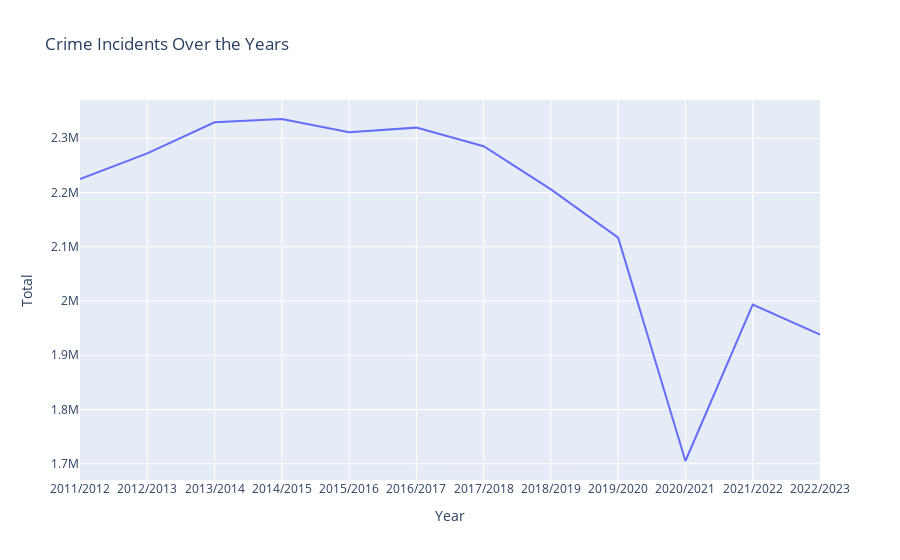

The notebook cell saved with this chart:
### Code cell
fig = px.line(group_year, x='Year', y='Total', title='Crime Incidents Over the Years')

fig.show()

### Figure 1 — Plotly figure (JSON) as saved in the notebook; plotly's stock layout.template omitted (floating-point values rounded to 4 significant figures)
{"data": [{"hovertemplate": "Year=%{x}<br>Total=%{y}<extra></extra>", "legendgroup": "", "line": {"color": "#636efa", "dash": "solid"}, "marker": {"symbol": "circle"}, "mode": "lines", "name": "", "orientation": "v", "showlegend": false, "type": "scatter", "x": ["2011/2012", "2012/2013", "2013/2014", "2014/2015", "2015/2016", "2016/2017", "2017/2018", "2018/2019", "2019/2020", "2020/2021", "2021/2022", "2022/2023"], "xaxis": "x", "y": [2224792, 2272111, 2329449, 2335528, 2310974, 2319617, 2285253, 2205723, 2116778, 1704947, 1993407, 1938089], "yaxis": "y"}], "layout": {"autosize": true, "legend": {"tracegroupgap": 0}, "title": {"text": "Crime Incidents Over the Years"}, "xaxis": {"anchor": "y", "autorange": true, "domain": [0, 1], "range": [0, 11], "title": {"text": "Year"}, "type": "category"}, "yaxis": {"anchor": "x", "autorange": true, "domain": [0, 1], "range": [1670000.0, 2371000.0], "title": {"text": "Total"}, "type": "linear"}}}
